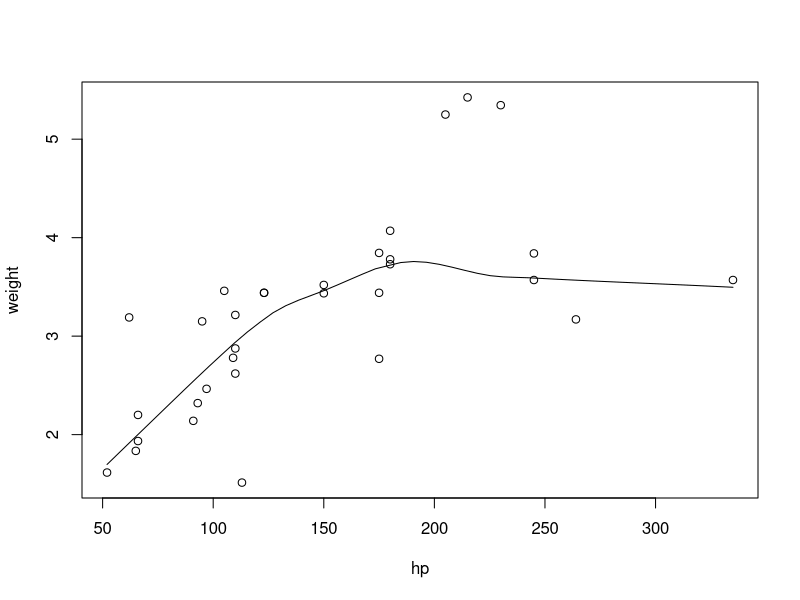
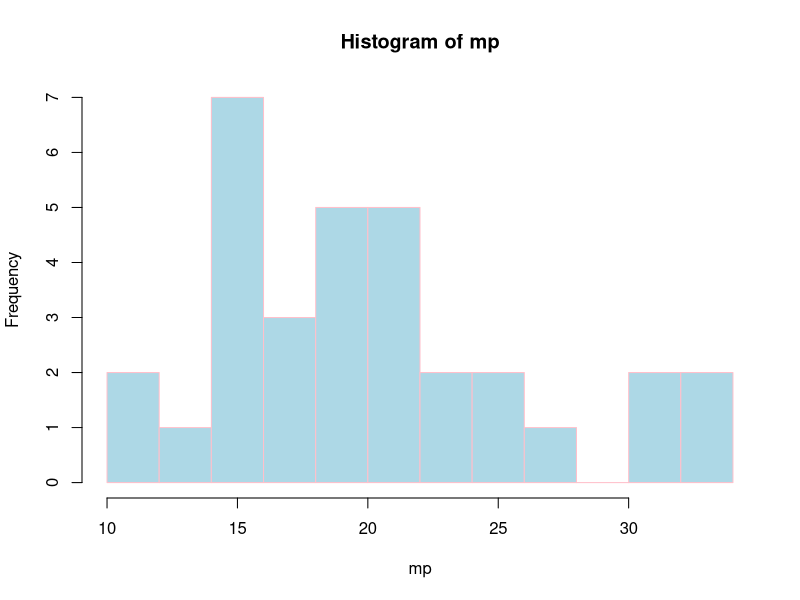

R code for these plots, in order:
#lab program 3

#a
data() #lists out all data sets in the rstudio

#b
mtcars #data in the particular dataset name

head(mtcars) #displays only few rows and columns in the data set

d<- data.frame(mtcars)
print(d)

nrow(mtcars) #no of rows
ncol(mtcars) #no fo cols

#c
manual<-0
automatic<-0
x<-nrow(mtcars)
print(x)
for (i in 1:x)
  ifelse(d[i,9]==1,manual<-manual+1,automatic<-automatic+1)
ifelse(automatic>manual,print("more automatic"),print("more manual"))
print(manual)
print(automatic)

#d
hp<-d[,4]
weight<-d[,6]
scatter.smooth(hp,weight)

mp<-d[,1]
hist(mp,breaks=12,col="lightblue",border="pink")

#e
am<-as.integer(d[,2])
cyl<-as.integer(d[,9])
vs<-as.integer(d[,8])
newmtc<-data.frame(am,cyl,vs)
print(newmtc)

#f
subset(mtcars,cyl<5)
